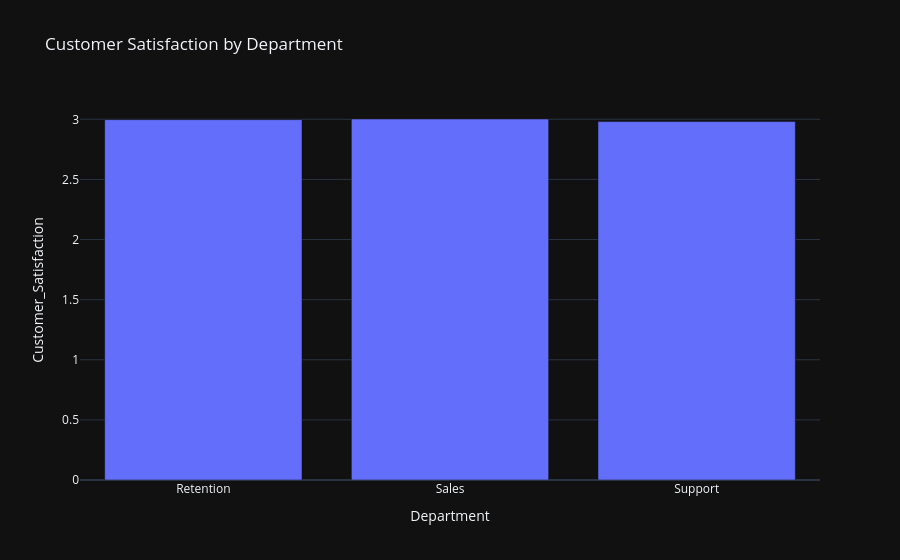

Notebook cell for this chart:
### Markdown cell above
Customer Satisfaction
Satisfaction by Department

### Code cell
sat = df.groupby('Department')['Customer_Satisfaction'].mean().reset_index()

fig = px.bar(
    sat,
    x='Department',
    y='Customer_Satisfaction',
    title='Customer Satisfaction by Department'
)

fig.show()

### Figure 1 — Plotly figure (JSON) as saved in the notebook; plotly's stock layout.template omitted (floating-point values rounded to 4 significant figures)
{"data": [{"hovertemplate": "Department=%{x}<br>Customer_Satisfaction=%{y}<extra></extra>", "legendgroup": "", "marker": {"color": "#636efa", "pattern": {"shape": ""}}, "name": "", "orientation": "v", "showlegend": false, "textposition": "auto", "x": ["Retention", "Sales", "Support"], "xaxis": "x", "y": [2.997, 3.003, 2.981], "yaxis": "y", "type": "bar"}], "layout": {"xaxis": {"anchor": "y", "domain": [0.0, 1.0], "title": {"text": "Department"}}, "yaxis": {"anchor": "x", "domain": [0.0, 1.0], "title": {"text": "Customer_Satisfaction"}}, "legend": {"tracegroupgap": 0}, "title": {"text": "Customer Satisfaction by Department"}, "barmode": "relative"}}
